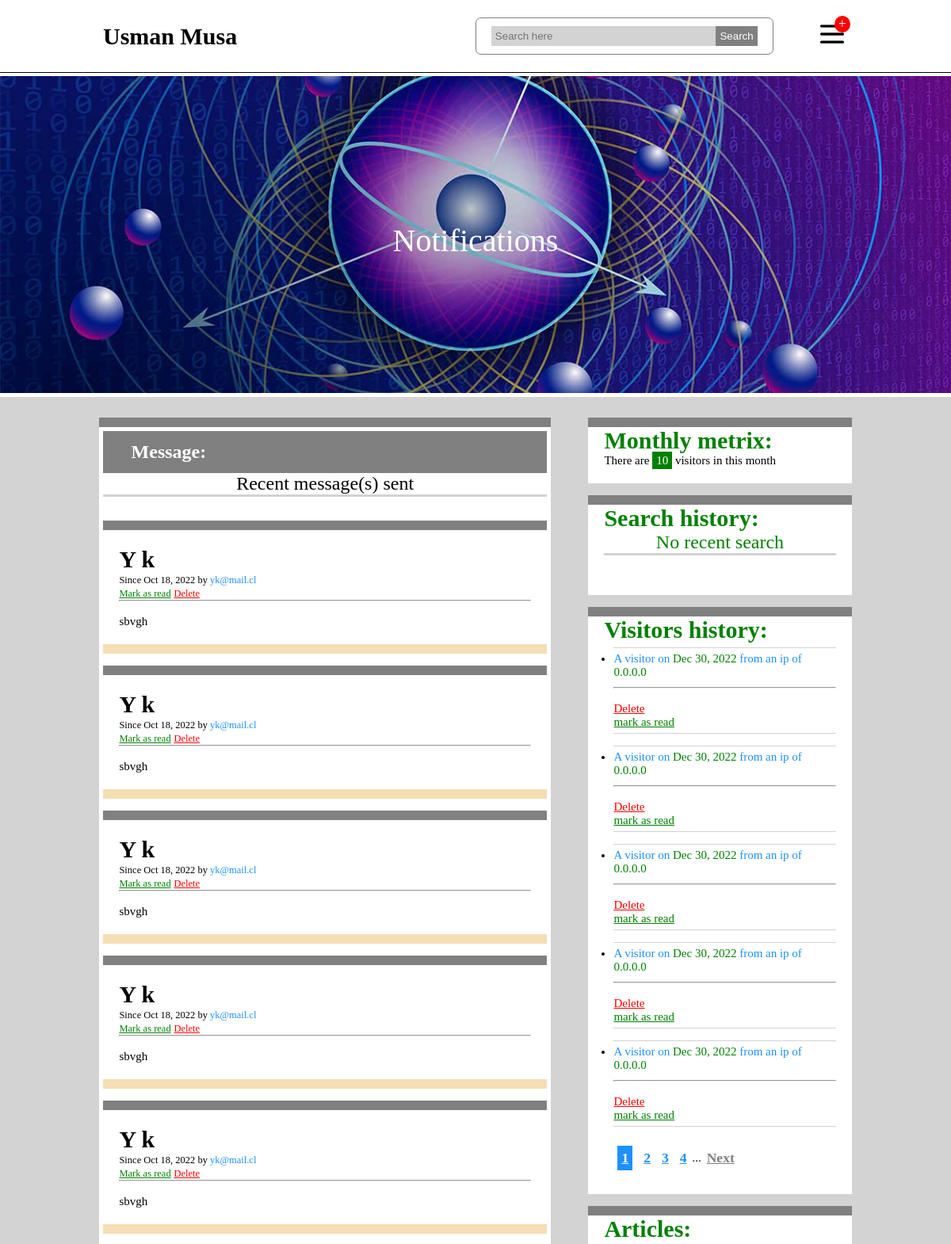
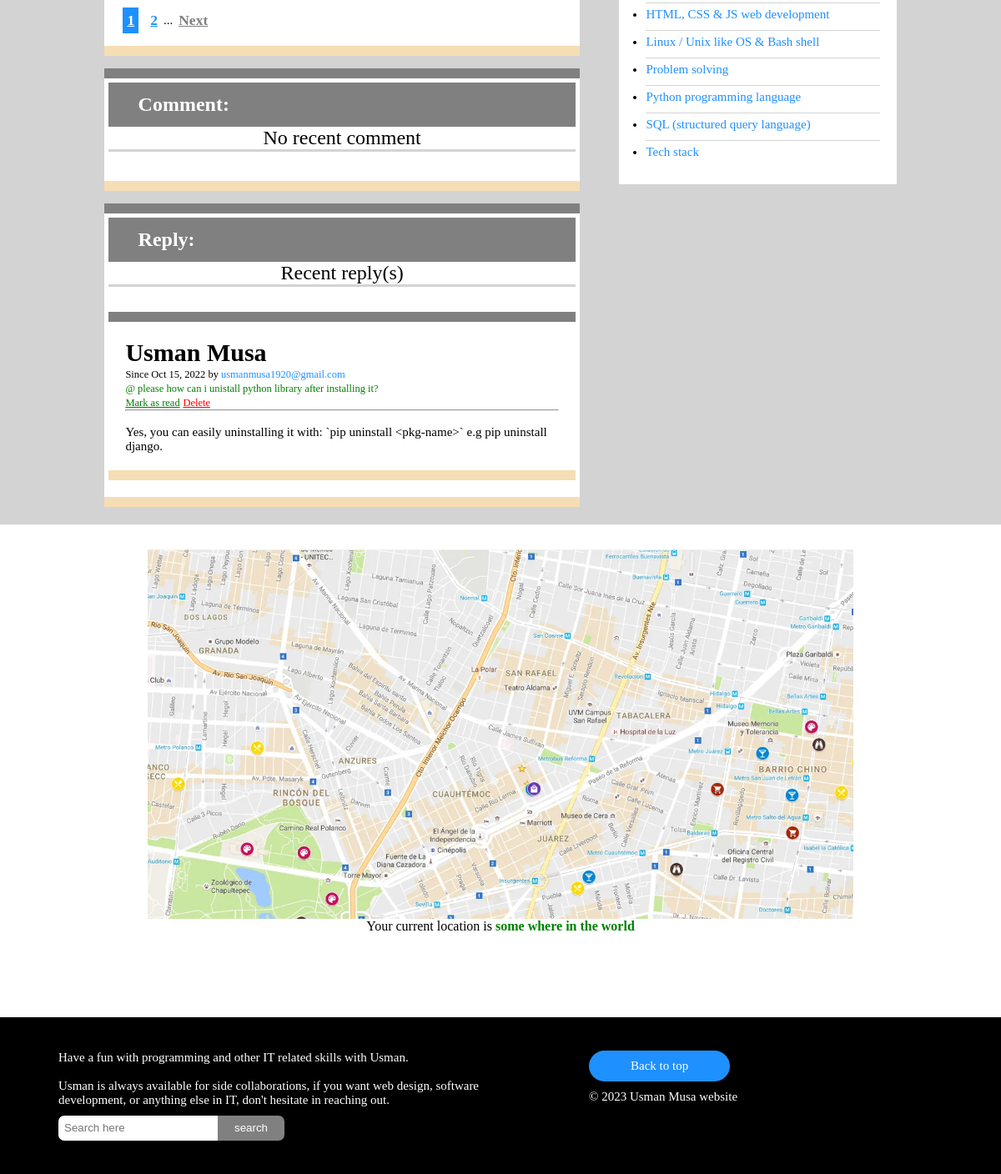
The page /notification/ (signed in) on the database its author committed (2 pictures, top to bottom).
### account/models.py (models this page shows, shortened)
class Messages(models.Model):
  timestamp = models.DateTimeField(default=timezone.now)
  full_name = models.CharField(max_length=255, blank=False, null=False)
  email = models.CharField(max_length=255, blank=False, null=False)
  text_body = models.TextField(blank=False, null=False)
  is_read = models.BooleanField(default=False)

class Metrix(models.Model):
  visit_num = models.IntegerField(default=0)
  timestamp = models.DateTimeField(default=timezone.now)
  is_seen = models.BooleanField(default=False)

class Visitors(models.Model):
  metrix = models.ForeignKey(Metrix, on_delete=models.CASCADE)
  ip_address = models.CharField(max_length=255, blank=False, null=False, default="0.0.0.0")
  timestamp = models.DateTimeField(default=timezone.now)
  is_seen = models.BooleanField(default=False)

### blog/models.py (models this page shows, shortened)
class Reply(models.Model):
  timestamp = models.DateTimeField(default=timezone.now)
  comment = models.ForeignKey(Comment, on_delete=models.CASCADE)
  full_name = models.CharField(max_length=255, blank=False, null=False)
  email = models.CharField(max_length=255, blank=False, null=False)
  text_body = models.TextField(blank=False, null=False)
  is_read = models.BooleanField(default=False)

class Comment(models.Model):
  timestamp = models.DateTimeField(default=timezone.now)
  post = models.ForeignKey(Post, on_delete=models.CASCADE)
  full_name = models.CharField(max_length=255, blank=False, null=False)
  email = models.CharField(max_length=255, blank=False, null=False)
  text_body = models.TextField(blank=False, null=False)
  is_read = models.BooleanField(default=False)

class Category(models.Model):
  pub_date = models.DateTimeField(default=timezone.now)
  last_modified = models.DateTimeField(auto_now=True)
  publisher = models.ForeignKey(User, on_delete=models.CASCADE)
  title = models.CharField(max_length=300, blank=False, null=False)
  description = models.TextField(blank=True, null=True)
  image_url = models. CharField(max_length=1000000, blank=True, null=True)
  snippet = models.TextField(blank=True, null=True)
  url_list = models.TextField(blank=True, null=True)

### account/info/views.py (the view)
# urls.py: path("notification/", Notification.notification, name='notification'),
  @staticmethod
  def notification(request):
    if request.user.is_authenticated:
      comment_all = Comment.objects.filter(is_read=False).order_by('-timestamp')
      reply_all = Reply.objects.filter(is_read=False).order_by('-timestamp')
      search_all = models.Search.objects.filter(is_seen=False).order_by('-timestamp')
      visit_all = models.Visitors.objects.filter(is_seen=False).order_by('-timestamp')
      message_all = models.Messages.objects.filter(is_read=False).order_by('-timestamp')
      paginator_1 = Paginator(comment_all, 5)
      page = request.GET.get('page')
      comments = paginator_1.get_page(page)
      paginator_2 = Paginator(reply_all, 5)
      page = request.GET.get('page')
      replys = paginator_2.get_page(page)
      paginator_3 = Paginator(search_all, 5)
      page = request.GET.get('page')
      searches = paginator_3.get_page(page)
      paginator_4 = Paginator(visit_all, 5)
      page = request.GET.get('page')
      visitors = paginator_4.get_page(page)
      paginator_5 = Paginator(message_all, 5)
      page = request.GET.get('page')
      Messages = paginator_5.get_page(page)
      context = {
        'default': default(),
        'comments': comments,
        'replys': replys,
        'searches': searches,
        'visitors': visitors,
        'Messages': Messages
      }
      return render(request, 'account/notification.html', context)
    return False

### account/default.py (called while the page is built)
def default():
  return Default.default

### templates/account/notification.html (shortened to what this page needs)
{% extends 'base.html' %}
{% load static %}
{% block header %}
  <link rel="stylesheet" href="{% static 'info.css' %}">
{% endblock header %}
{% block top %}
  <div class="mini">
    <div class="mini_column">
      <h1>Notifications</h1>
    </div>
  </div>
  <div class="dark">
    <div class="posts">
      <div class="side_left">
        <div class="in_side">
          <div class="message">
            <h1>Message:</h1>
          </div>
          {% if Messages.paginator.count > 0 %}
            <h1 class="in_side_h1">Recent message(s) sent</h1>
            {% for msg in Messages %}
              <div class="post">
                <h1>{{msg.full_name}}</h1>
                <small>Since {{msg.timestamp|date:'M d, Y'}} by <span>{{msg.email}}</span></small>
                <br>
                <small><a href="{% url 'message:mark' msg.id %}" class="peace">Mark as read</a></small>
                <small><a href="{% url 'message:delete' msg.id %}" class="danger">Delete</a></small>
                <hr>
                <br>
                <p>{{msg.text_body}}</p>
              </div>
            {% endfor %}
          {% else %}
            <h1 class="in_side_h1">No recent message</h1>
          {% endif %}
          {% if Messages.paginator.count > 5 %}
            <div class="paginator">
              {% for num in Messages.paginator.page_range %}
                {% if Messages.number == num %}
                  <a href="?page={{num}}" class="page_current"><h3>{{num}}</h3></a>
                {% elif num > Messages.number|add:'-4' and num < Messages.number|add:'4' %}
                  <a href="?page={{num}}" class="page_number"><h3>{{num}}</h3></a>
                {% endif %}
              {% endfor %}
              {% if Messages.has_next %}
                <a>...</a>
                <a href="?page={{Messages.next_page_number}}" class="page_surf"><h3>Next</h3></a>
              {% endif %}
            </div>
          {% endif %}
        </div>
        <div class="in_side">
          <div class="message">
            <h1>Comment:</h1>
          </div>
          {% if comments.paginator.count > 0 %}
            <h1 class="in_side_h1">Recent post comment(s)</h1>
            {% for comment in comments %}
              <div class="post">
                <h1>{{comment.full_name}}</h1>
                <small>Since {{comment.timestamp|date:'M d, Y'}} by <span>{{comment.email}}</span></small>
                <br>
                <small><a href="{% url 'post:post' comment.post.id %}" class="ref">@ {{comment.post.title}}</a></small>
                <br>
                <small><a href="{% url 'comment:mark' comment.id %}" class="peace">Mark as read</a></small>
                <small><a href="{% url 'comment:delete' comment.id %}" class="danger">Delete</a></small>
                <hr>
                <br>
                <p>{{comment.text_body}}</p>
                <hr>
                <small><a href="{% url 'comment:comment' comment.id %}" class="detail">Write reply</a></small>
              </div>
            {% endfor %}
          {% else %}
            <h1 class="in_side_h1">No recent comment</h1>
          {% endif %}
        </div>
        <div class="in_side">
          <div class="message">
            <h1>Reply:</h1>
          </div>
          {% if replys.paginator.count > 0 %}
            <h1 class="in_side_h1">Recent reply(s)</h1>
            {% for reply in replys %}
              <div class="post">
                <h1>{{reply.full_name}}</h1>
                <small>Since {{reply.timestamp|date:'M d, Y'}} by <span>{{reply.email}}</span></small>
                <br>
                <small><a href="{% url 'comment:comment' reply.comment.id %}" class="ref">@ {{reply.comment.text_body}}</a></small>
                <br>
                <small><a href="{% url 'comment:mark_reply' reply.id %}" class="peace">Mark as read</a></small>
                <small><a href="{% url 'comment:delete_reply' reply.id %}" class="danger">Delete</a></small>
                <hr>
                <br>
                <p>{{reply.text_body}}</p>
              </div>
            {% endfor %}
          {% else %}
            <h1 class="in_side_h1">No recent reply</h1>
          {% endif %}
        </div>
      </div>
      <div class="side_right">
        <div class="list">
          <h1>Monthly metrix:</h1>
          <p>There are <span class="peace_back">{{default.month_visit.visit_num}}</span> visitors in this month</p>
        </div>
        <div class="list">
          <h1>Search history:</h1>
          {% if searches.paginator.count > 0 %}
            <ul>
              {% for search in searches %}
                <li>
                  <p>
                    <a>a search of <span>{{search.search_text}}</span> on {{search.timestamp|date:'M d, Y'}} from an ip of <span>{{search.ip_address}}<span></a>
                    <hr>
                    <br>
                    <a href="{% url 'info:delete' search.id %}" class="danger">Delete</a>
                    <br>
                    <a href="{% url 'info:mark' search.id %}" class="peace">mark as read</a>
                  </p>
                </li>
              {% endfor %}
            </ul>
          {% else %}
            <h1 class="in_side_h1">No recent search</h1>
          {% endif %}
        </div>
        <div class="list">
          <h1>Visitors history:</h1>
          {% if visitors.paginator.count > 0 %}
            <ul>
              {% for visitor in visitors %}
                <li>
                  <p>
                    <a>A visitor on <span>{{visitor.timestamp|date:'M d, Y'}}</span> from an ip of <span>{{visitor.ip_address}}<span></a>
                    <hr>
                    <br>
                    <a href="{% url 'info:delete_visit' visitor.id %}" class="danger">Delete</a>
                    <br>
                    <a href="{% url 'info:mark_visit' visitor.id %}" class="peace">mark as read</a>
                  </p>
                </li>
              {% endfor %}
            </ul>
          {% else %}
            <h1 class="in_side_h1">No recent visitor</h1>
          {% endif %}
          {% if visitors.paginator.count > 5 %}
            <div class="paginator">
              {% for num in visitors.paginator.page_range %}
                {% if visitors.number == num %}
                  <a href="?page={{num}}" class="page_current"><h3>{{num}}</h3></a>
                {% elif num > visitors.number|add:'-4' and num < visitors.number|add:'4' %}
                  <a href="?page={{num}}" class="page_number"><h3>{{num}}</h3></a>
                {% endif %}
              {% endfor %}
              {% if visitors.has_next %}
                <a>...</a>
                <a href="?page={{visitors.next_page_number}}" class="page_surf"><h3>Next</h3></a>
              {% endif %}
            </div>
          {% endif %}
        </div>
        <div class="list">
          <h1>Articles:</h1>
          {% if default.category %}
            <ul>
              {% for category in default.category %}
                <li>
                  <p><a href="{% url 'article:article' category.id %}">{{category.title}}</a></p>
                </li>
              {% endfor %}
            </ul>
          {% else %}
            <h1 class="in_side_h1"><small>Articles are comming soon!</small></h1>
          {% endif %}
        </div>
      </div>
    </div>
  </div>
{% endblock top %}

### static/base.css (style rules this page uses)
* { margin: 0; padding: 0; box-sizing: border-box; }
html, body, div, span, object, iframe, h1, h2, h3, h4, h5, h6, p, blockquote, pre, abbr, address, cite, code, del, dfn, em, img, ins, kbd, q, samp, small, strong, sub, sup, var, b, i, dl, dt, dd, ol, ul, li, fieldset, form, label, legend, table, caption, tbody, tfoot, thead, tr, th, td, article, aside, canvas, details, figcaption, figure, footer, header, hgroup, menu, nav, section, summary, time, mark, audio, video { outline:0; vertical-align:baseline; background:transparent; }
.peace { color: green; }
.danger { color: red; }
.peace_back { color: white; padding: 3px 5px; text-decoration: none; background: green; }
body { overflow-x: hidden; overflow-y: auto; font-size: 15px; font-family: "Roboto","Lucida Grande","DejaVu Sans","Bitstream Vera Sans", Times 'Segoe UI', Tahoma, Verdana, sans-serif, serif,Verdana,Arial,sans-serif; }
.message { background: grey; width: 100%; display: flex; flex-direction: column; align-items: center; padding: 8px; }
.message h1 { color: white; text-align: start; width: 90%; font-size: 1.5rem; margin: 5px 0; }
.mini { background: url('/static/media/1-quantum.jpg') no-repeat center center/cover; width: 100%; min-height: 50vh; display: flex; justify-content: center; align-items: center; }
.mini_column { width: 80%; max-width: 1024px; height: 45vh; border-radius: 7px; padding: 50px; display: flex; flex-direction: column; align-items: center; justify-content: space-evenly; }
.mini_column h1 { font-size: 2.5rem; font-weight: lighter; margin-top: 15px; text-align: center; color: white; }
.dark { margin-top: 5px; padding: 3px; width: 100%; display: flex; justify-content: center; background: lightgrey; }
.posts { width: 80%; margin-top: 5px; padding: 3px; display: flex; justify-content: space-between; }
.side_left { width: 60%; }
.post { border-top: solid grey 12px; border-bottom: solid wheat 12px; width: 100%; height: fit-content; background: white; padding: 20px; margin: 15px 0; }
.post small span, .cat small span { color: dodgerblue; }
.ref { color: green; text-decoration: none; }
.paginator { width: 100%; display: flex; align-items: center; margin: 7px 0 3px 0; padding: 0 10px 0 10px; background: white; border-radius: 9px; }
.page_surf { color: grey; margin: 7px; }
.page_number { color: dodgerblue; margin: 7px; }
.page_current { color: white; background: dodgerblue; margin: 7px; padding: 5px; }
.side_right { width: 35%; }

### static/info.css (style rules this page uses)
.mini { margin-top: 12vh; background: url('/static/media/origin.jpg') no-repeat center center/cover; }
.list { border-top: solid grey 12px; width: 100%; background: white; padding: 0 20px 20px 20px; margin: 15px 0; }
.list h1 { color: green; }
.list ul { margin-left: 12px; }
.list ul p { border-top: solid 1px lightgrey; padding: 5px 0; margin: 5px 0; }
.list ul p a { color: dodgerblue; text-decoration: none; }
.list ul p a span { color: green; text-decoration: none; }
.in_side { border-top: solid grey 12px; border-bottom: solid wheat 12px; width: 100%; background: white; padding: 5px; margin: 15px 0; }
.in_side_h1 { font-weight: lighter; font-size: 1.5rem; text-align: center; border-bottom: solid 3px lightgrey; margin-bottom: 30px; }

### rows shown on the page
Messages: full_name "Y k", timestamp "Oct 18, 2022", email "yk@mail.cl", text_body "sbvgh"
Messages: full_name "Y k", timestamp "Oct 18, 2022", email "yk@mail.cl", text_body "sbvgh"
Messages: full_name "Y k", timestamp "Oct 18, 2022", email "yk@mail.cl", text_body "sbvgh"
Messages: full_name "Y k", timestamp "Oct 18, 2022", email "yk@mail.cl", text_body "sbvgh"
Messages: full_name "Y k", timestamp "Oct 18, 2022", email "yk@mail.cl", text_body "sbvgh"
Reply: full_name "Usman Musa", timestamp "Oct 15, 2022", email "usmanmusa1920@gmail.com", comment.text_body "please how can i unistall python library after installing it?", text_body "Yes, you can easily uninstalling it with: `pip uninstall <pkg-name>` e.g pip uninstall django."
Metrix: month_visit.visit_num "10"
Visitors: timestamp "Dec 30, 2022", ip_address "0.0.0.0"
Visitors: timestamp "Dec 30, 2022", ip_address "0.0.0.0"
Visitors: timestamp "Dec 30, 2022", ip_address "0.0.0.0"
Visitors: timestamp "Dec 30, 2022", ip_address "0.0.0.0"
Visitors: timestamp "Dec 30, 2022", ip_address "0.0.0.0"
Category: title "HTML, CSS & JS web development"
Category: title "Linux / Unix like OS & Bash shell"
Category: title "Problem solving"
Category: title "Python programming language"
Category: title "SQL (structured query language)"
Category: title "Tech stack"

### other values the page prints
{{ num }} "1"
{{ num }} "2"
{{ num }} "2" "3" "4"
{{ default.the_year }} "2023"
